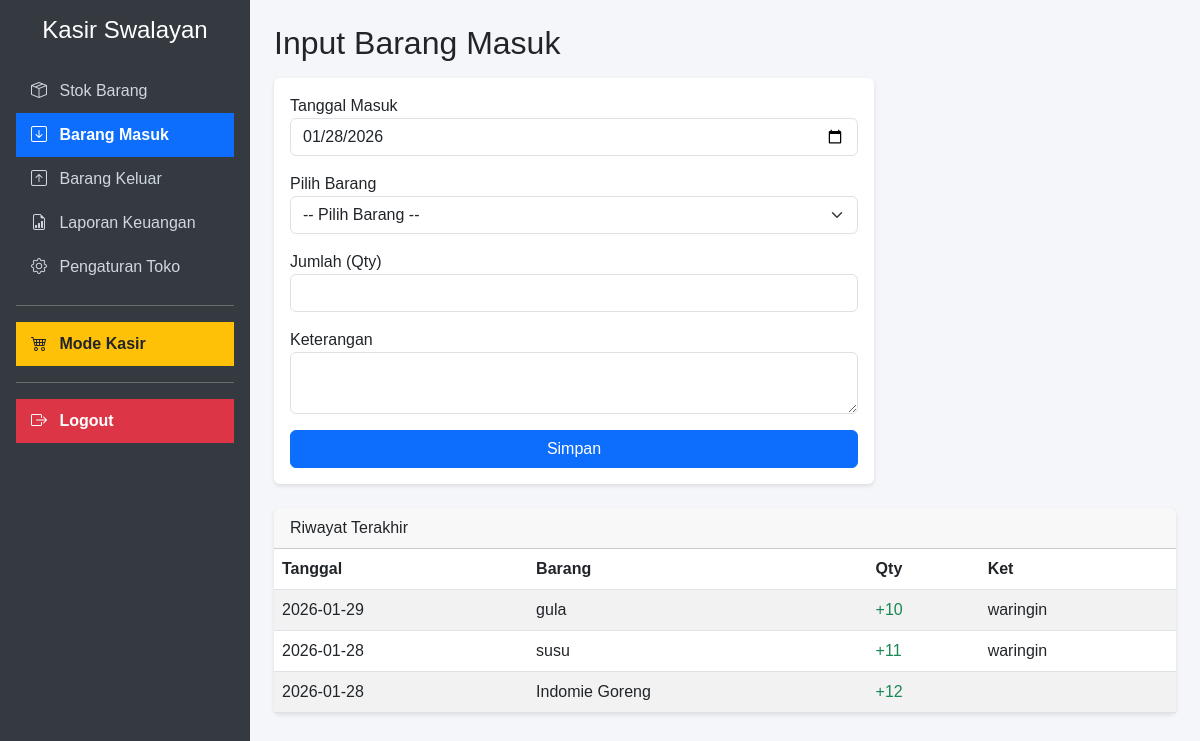
The app's page /barang_masuk.php (signed in) with its own data.
### tables this page shows
CREATE TABLE `barang_masuk` (
  `id` int NOT NULL,
  `id_barang` int NOT NULL,
  `tanggal` date NOT NULL,
  `qty` int NOT NULL,
  `keterangan` text
);

CREATE TABLE `barang` (
  `id` int NOT NULL,
  `kode_barang` varchar(20) NOT NULL,
  `nama_barang` varchar(100) NOT NULL,
  `kategori` varchar(50) NOT NULL,
  `harga_beli` int NOT NULL,
  `harga_jual` int NOT NULL,
  `stok` int NOT NULL DEFAULT '0'
);

### barang_masuk.php (the view, shortened to what this page needs)
<?php
require 'koneksi.php';
?>
<!DOCTYPE html>
<html lang="id">
<head>
    <link href="https://cdn.jsdelivr.net/npm/bootstrap@5.3.0/dist/css/bootstrap.min.css" rel="stylesheet">
    <link rel="stylesheet" href="https://cdn.jsdelivr.net/npm/bootstrap-icons@1.11.1/font/bootstrap-icons.css">
    <link rel="stylesheet" href="css/style.css">
</head>
<body>
<div class="d-flex">
    <div class="sidebar p-3" style="width: 250px;">
        <h4 class="text-center mb-4">Kasir Swalayan</h4>
        <a href="index.php"><i class="bi bi-box-seam me-2"></i> Stok Barang</a>
        <a href="barang_masuk.php" class="active"><i class="bi bi-arrow-down-square me-2"></i> Barang Masuk</a>
        <a href="barang_keluar.php"><i class="bi bi-arrow-up-square me-2"></i> Barang Keluar</a>
        <a href="laporan.php"><i class="bi bi-file-earmark-bar-graph me-2"></i> Laporan Keuangan</a>
        <a href="pengaturan.php"><i class="bi bi-gear me-2"></i> Pengaturan Toko</a>
        <hr>
        <a href="kasir.php" class="bg-warning text-dark fw-bold"><i class="bi bi-cart4 me-2"></i> Mode Kasir</a>
        <hr>
        <a href="logout.php" class="bg-danger text-white fw-bold" onclick="return confirm('Yakin ingin keluar?')">
            <i class="bi bi-box-arrow-right me-2"></i> Logout
        </a>
    </div>
    <div class="flex-grow-1 p-4">
        <h2>Input Barang Masuk</h2>
        <div class="card mt-3" style="max-width: 600px;">
            <div class="card-body">
                <form action="" method="POST">
                    <div class="mb-3"><label>Tanggal Masuk</label><input type="date" class="form-control" name="tanggal" value="<?= date('Y-m-d'); ?>" required></div>
                    <div class="mb-3"><label>Pilih Barang</label>
                        <select class="form-select" name="id_barang" required>
                            <option value="">-- Pilih Barang --</option>
                        </select>
                    </div>
                    <div class="mb-3"><label>Jumlah (Qty)</label><input type="number" class="form-control" name="qty" required></div>
                    <div class="mb-3"><label>Keterangan</label><textarea class="form-control" name="keterangan"></textarea></div>
                    <button type="submit" name="simpan_masuk" class="btn btn-primary w-100">Simpan</button>
                </form>
            </div>
        </div>
        <div class="card mt-4">
            <div class="card-header">Riwayat Terakhir</div>
            <div class="card-body p-0">
                <table class="table table-striped mb-0">
                    <thead><tr><th>Tanggal</th><th>Barang</th><th>Qty</th><th>Ket</th></tr></thead>
                    <tbody>
                        <?php
                        $history = mysqli_query($conn, "SELECT barang_masuk.*, barang.nama_barang FROM barang_masuk JOIN barang ON barang_masuk.id_barang = barang.id ORDER BY barang_masuk.id DESC LIMIT 5");
                        while($h = mysqli_fetch_assoc($history)){
                            echo "<tr><td>$h[tanggal]</td><td>$h[nama_barang]</td><td class='text-success'>+$h[qty]</td><td>$h[keterangan]</td></tr>";
                        }
                        ?>
                    </tbody>
                </table>
            </div>
        </div>
    </div>
</div>
</body>
</html>

### css/style.css (style rules this page uses)
body { background-color: #f4f6f9; font-family: sans-serif; }
.sidebar { min-height: 100vh; background: #343a40; color: white; }
.sidebar a { color: #cfd8dc; text-decoration: none; padding: 10px 15px; display: block; transition: 0.3s; }
.sidebar a.active { background: #0d6efd; color: white; font-weight: bold; }
.card { border: none; box-shadow: 0 2px 4px rgba(0,0,0,0.1); }

### records on screen
barang_masuk: tanggal "2026-01-29", id_barang.nama_barang "gula", qty "10", keterangan "waringin"
barang_masuk: tanggal "2026-01-28", id_barang.nama_barang "susu", qty "11", keterangan "waringin"
barang_masuk: tanggal "2026-01-28", id_barang.nama_barang "Indomie Goreng", qty "12"
